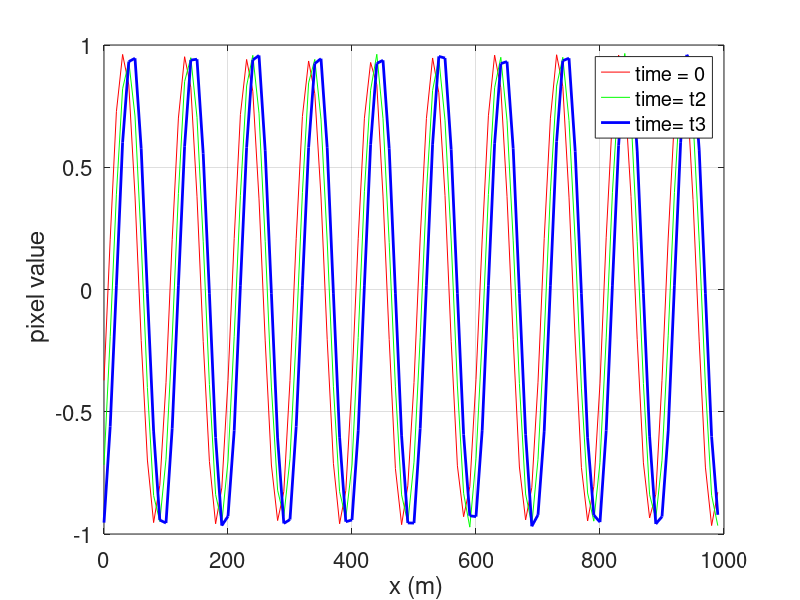

The MATLAB source for this figure: (Note: this script raises an error after producing the figure.)
% Very simple test of least-square estimation from 3 1D images at 3 different times
% using exactly periodic signal (no windowing , leaking ...) 
L=50;g=9.81;
k=1*pi./L;
sig=sqrt(g*k);
T=2*pi/sig;
C0=sqrt(g/k);

nx=100;
dx=10;
x=linspace(0,(nx-1)*dx,nx);

t1=0;
t2=0.5;
t3=1.0;
imgtimes=[t1 t2 t3];

%%% Warning: this phase unwrapping should be corrected to take into account current ... 
philinp= mod(C0.*k.*t3+pi,2*pi)-pi;   % linear zero-current phase with phase wrapping
philinm= mod(-C0.*k.*t3+pi,2*pi)-pi;
sig=sqrt(g.*k);

U=0.2;
Aa=1;                 % complex amplitude of rightward propagating waves
Ba=0.05;               % comples amplitude of leftward propagating waves
noise_amplitude=0.05;


NMC=5000;             % number of Monte Carlo realisations
%NMC=50000;            better convergence
MMC=1;
Um1=zeros(MMC,1);
Us1=zeros(MMC,1);
Us3=zeros(MMC,1);
Um2=zeros(MMC,1);
Um3=zeros(MMC,1);
Um4=zeros(MMC,1);

for jMC=1:MMC
jMC
Ucall=zeros(NMC,1);
Aall=zeros(NMC,1);
Ball=zeros(NMC,1);
Upall=zeros(NMC,1);
indOK=zeros(NMC,1);
eps2all=zeros(NMC,1);
EA=0;
EB=0;



F3sum=0;
F2sum=0;
F1sum=0;
options = optimset('TolX',2E-4,'Display','off','FunValCheck','off');
% loop for Monte Carlo noise simulation
Nok=0;
for iMC=1:NMC


phia=rand(1).*2*pi;
phib=rand(1).*2*pi;
A=Aa.*exp(j.*phia);
B=Ba.*exp(j.*phib);
na=noise_amplitude.*(rand(3,nx)+j.*rand(3,nx)); % Noise
nt=noise_amplitude.*(rand(3,nx)); % Noise

f1=real(A*exp(j.*(k.*x-(sig-k.*U).*t1))+B*exp(j.*(k.*x+(sig+k.*U).*t1))).*(1-0.5.*noise_amplitude+nt(1,:));
f2=real(A*exp(j.*(k.*x-(sig-k.*U).*t2))+B*exp(j.*(k.*x+(sig+k.*U).*t2))).*(1-0.5.*noise_amplitude+nt(2,:));
f3=real(A*exp(j.*(k.*x-(sig-k.*U).*t3))+B*exp(j.*(k.*x+(sig+k.*U).*t3))).*(1-0.5.*noise_amplitude+nt(3,:));

ifig=0;
if ifig > 0 | iMC == 1
figure(1)
title('example of 3 measured 1D images')
clf
plot(x,f1,'r-',x,f2,'g-',x,f3,'b-','LineWidth',2);
xlabel(' x (m)');
ylabel(' pixel value');
legend('time = 0','time= t2','time= t3');
set(gca,'FontSize',16)
grid on;
end


% Takes FFT of the "measurements" times 2 to simplify notations
f1hat=fft(f1)./nx; 
[fmax,Imax]=max(abs(f1hat));
F1=2.*f1hat(Imax);
f2hat=fft(f2)./nx;
F2=2.*f2hat(Imax);
f3hat=fft(f3)./nx;
F3=2.*f3hat(Imax);

%coh=abs((phase./nspec) .^2)./(Eta.*Etb);  

%%% First solution method: fzero matlab function 
%Ufun=@(Uc) Usum(Uc,k,sig,imgtimes,[F1 F2 F3]);
%Uc=fzero(Ufun,0.);

%%% second solution method: fminbnd... this is generally faster
Ufun=@(Uc) abs(ULS(Uc,k,sig,imgtimes,[F1 F2 F3]));
[Uc,fval,exitflag,output] =fminbnd(Ufun,-5.1,5.1,options);

[U2 Ac Bc eps2]=ULS(Uc,k,sig,imgtimes,[F1 F2 F3]);

  if (abs (Uc) < 5)   % test when using fzero
     Nok=Nok+1;
     eps2all(iMC)=sum(eps2);
     EA=EA+(abs(Ac).^2);
     EB=EB+(abs(Bc).^2);
     Aall(iMC)=Ac;
     Ball(iMC)=Bc;
     indOK(iMC)=1;
     Ucall(iMC)=Uc;
  end
  F1a=angle(F1);
  F1sum=F1sum+F1*exp(-j.*F1a);
  F2sum=F2sum+F2*exp(-j.*F1a);
  F3sum=F3sum+F3*exp(-j.*F1a);
  Upall(iMC)=(angle(F3.*conj(F1))-philinm)./k./t3;
end % end of loop for Monte Carlo

% Now also computes a current from the sum spectrum (does not work with real images) ... 
Ufun=@(Uc) ULS(Uc,k,sig,imgtimes,[F1sum F2sum F3sum]);
Um2(jMC)=fzero(Ufun,0.);
[Ufval Ac Bc eps2]=ULS(Um2(jMC),k,sig,imgtimes,[F1sum F2sum F3sum]);

J=find(indOK==1);
EM=mean(eps2all(J));
Um1(jMC)=median(Ucall(J));
Us1(jMC)=std(Ucall(J));
UW=-((C0+U)*A-B*(C0-U)-C0*(A+B))/(A+B);
Um3(jMC)=mean(Upall);
Us3(jMC)=std(Upall);
Um4(jMC)=(angle(F3sum.*conj(F1sum))-philinm)./k./t3
H=4.*EA.*EB/(EA+EB)^2
H2=4.*abs(Ac)^2.*abs(Bc)^2/(abs(Ac)^2+abs(Bc)^2).^2
Hin=4.*abs(A)^2.*abs(B)^2/(abs(A)^2+abs(B)^2).^2
end 



figure(2)
clf
set(gcf, 'Renderer', 'painters');
set(gca,'FontSize',16,'fontname','Helvetica','LineWidth',1)
dU=0.02;
edges = [-5:dU:5];
histogram(Ucall(J),edges);
title('Distribution of current from least squares');
sigULS=std(Ucall(J));
gp=NMC.*exp(-0.5.*(edges-U).^2./sigULS.^2)./(sigULS.*sqrt(2*pi)).*dU;
sig2=0.2;
a=0.15;
gp2=NMC.*a./((edges-U).^2+a.^2)./(pi).*dU;
gp3=NMC.*exp(-0.5.*(edges-U).^2./sig2.^2)./(sig2.*sqrt(2*pi)).*dU;
hold on;
plot(edges,gp,'k--',edges,gp2,'b--','LineWidth',2);
legend('data','Gaussian','Cauchy');
xlabel('U (m/s)');
ylabel('count');
stdU_LS=std(Ucall)
stdU_phi2=std(Upall)
axis([-1.2 1.6 0 1200]);
%axis([-0.4 0.8 0 600]);

figure(21)
clf
set(gcf, 'Renderer', 'painters');
set(gca,'FontSize',16,'fontname','Helvetica','LineWidth',1)
dU=0.005;
edges = [0.8:dU:1.2];
histogram(abs(Aall(J)),edges);
xlabel('A (m)');
ylabel('count');
axis([0.8 1.2 0 10000]);
sigA=std(abs(Aall(J)));
gp=NMC.*exp(-0.5.*(edges-mean(abs(Aall(J)))).^2./sigA.^2)./(sigA.*sqrt(2*pi)).*dU;
hold on;
plot(edges,gp,'k--','LineWidth',2);
legend('data','Gaussian');

figure(3)
clf
set(gcf, 'Renderer', 'painters');
set(gca,'FontSize',16,'fontname','Helvetica','LineWidth',1)
dU=0.02;
edges = [0:dU:0.4];
histogram(Um2,edges);
title('Distribution of current from mean of least squares');
sigULS=std(Um1);
gp=MMC.*exp(-0.5.*(edges-U).^2./sigULS.^2)./(sigULS.*sqrt(2*pi)).*dU;

hold on;
plot(edges,gp,'k--','LineWidth',2);
legend('data','Gaussian');
xlabel('U (m/s)');
ylabel('count');
stdU_LS=std(Ucall)
stdU_phi2=std(Upall)
%axis([-0.4 0.8 0 600]);


figure(6)
Y=abs(Ucall-U);
X=sqrt(eps2all);
  obs_rms=sum(X.^2);
   obs_mean=mean(X);
   obs_scat=sqrt(sum((X-obs_mean).^2));
   mod_mean=mean(Y);
   mod_scat=sqrt(sum((Y-mod_mean).^2));
   nrmse=sqrt(sum((X-Y).^2)./obs_rms);
   corr=sum((X-obs_mean).*(Y-mod_mean))./(obs_scat*mod_scat);
set(gcf, 'Renderer', 'painters');
set(gca,'FontSize',16,'fontname','Helvetica','LineWidth',1)
plot(X,Y,'k+');
xlabel('rms of  residual');
ylabel('error on U');
std(Ucall);
std(Upall);


figure(4)
title('Distribution of current from phase difference');
set(gcf, 'Renderer', 'painters');
set(gca,'FontSize',16,'fontname','Helvetica','LineWidth',1)
edges = [-1.4:0.02:1.8];
axis([-1.2 1.6 0 1200]);
histogram(Upall(J),edges);
xlabel('U (m/s)');
ylabel('count');

     

